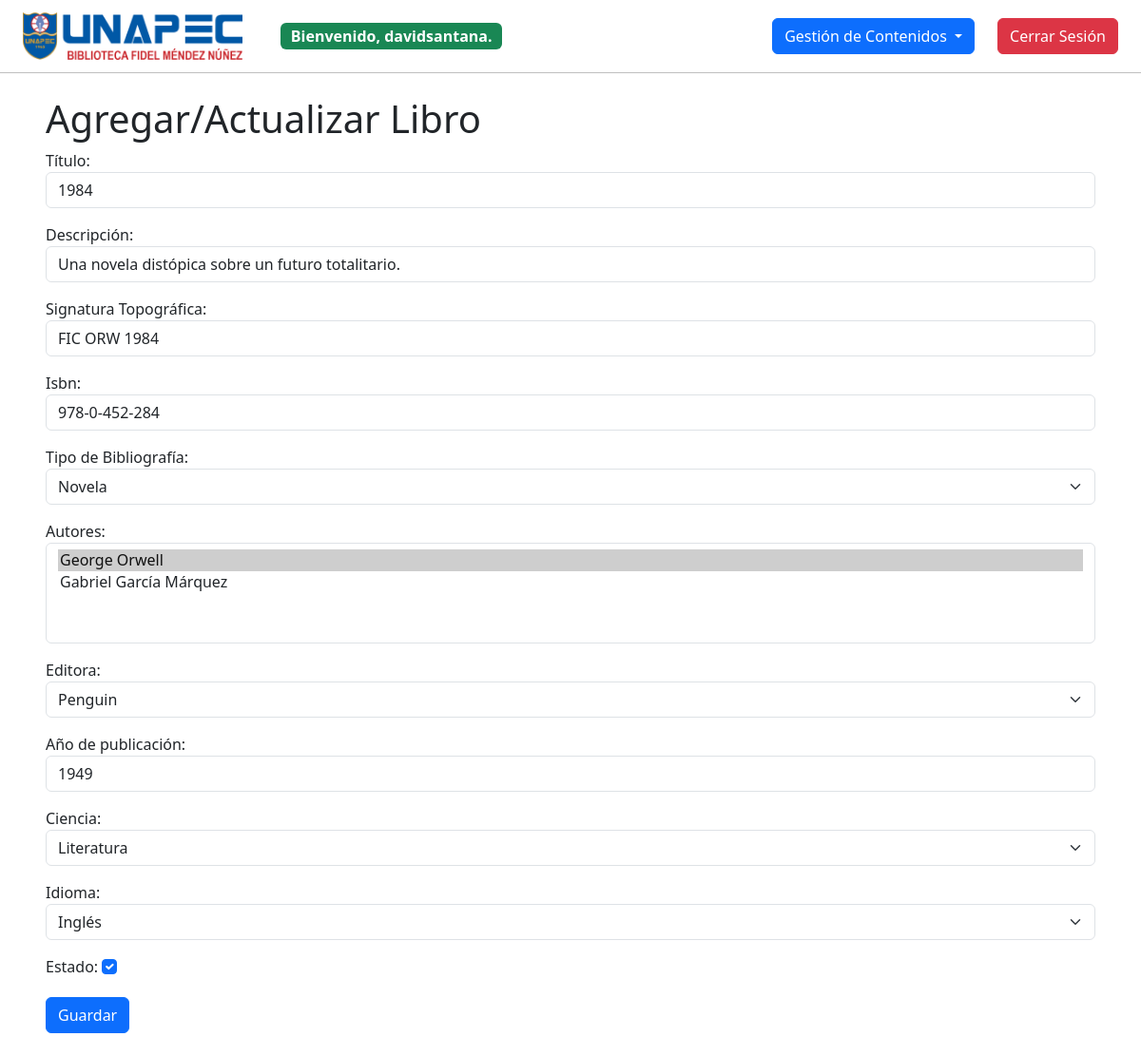
The app's page /libros/1/editar/ (signed in) with its own data.
### biblioteca/models.py (models this page shows, shortened)
class User(AbstractUser):
    TIPO_PERSONA_CHOICES = [
        ("F", "Física"),
        ("J", "Jurídica"),
    ]
    cedula = models.CharField(max_length=11, unique=True)
    no_carnet = models.CharField(max_length=10, unique=True)
    tipo_persona = models.CharField(
        max_length=1, choices=TIPO_PERSONA_CHOICES, blank=True, default=""
    )
    estado = models.BooleanField(default=True)
    groups = models.ManyToManyField(
        "auth.Group",
        related_name="biblioteca_user_groups",
        blank=True,
    )
    user_permissions = models.ManyToManyField(
        "auth.Permission",
        related_name="biblioteca_user_permissions",
        blank=True,
    )

class Libro(models.Model):
    titulo = models.CharField(max_length=255, default="")
    descripcion = models.CharField(max_length=255, blank=True, null=True)
    signatura_topografica = models.CharField(max_length=255)
    isbn = models.CharField(max_length=13, unique=True)
    tipo_bibliografia = models.ForeignKey(
        TipoBibliografia, on_delete=models.SET_NULL, null=True
    )
    autores = models.ManyToManyField(Autor)
    editora = models.ForeignKey(Editora, on_delete=models.SET_NULL, null=True)
    ano_publicacion = models.PositiveIntegerField()
    ciencia = models.ForeignKey(
        Ciencia, on_delete=models.SET_NULL, null=True, blank=True
    )
    idioma = models.ForeignKey(Idioma, on_delete=models.SET_NULL, null=True)
    estado = models.BooleanField(default=True)

class TipoBibliografia(models.Model):
    descripcion = models.CharField(max_length=255)
    estado = models.BooleanField(default=True)
    def __str__(self):
        return self.descripcion

class Editora(models.Model):
    descripcion = models.CharField(max_length=255)
    estado = models.BooleanField(default=True)
    def __str__(self):
        return self.descripcion

### biblioteca/views.py (the view)
# urls.py: path("libros/<int:pk>/editar/", views.libro_update, name="libro_update"),
@login_required
def libro_update(request, pk):
    libro = get_object_or_404(Libro, pk=pk)
    if request.method == "POST":
        form = NewLibroForm(request.POST, instance=libro)
        if form.is_valid():
            new_isbn = form.cleaned_data["isbn"]
            if Libro.objects.exclude(pk=pk).filter(isbn=new_isbn).exists():
                form.add_error("isbn", "El ISBN ya está en uso.")
            else:
                form.save()
                return redirect("libro_list")
    else:
        form = NewLibroForm(instance=libro)
    return render(request, "biblioteca/libros/libro_form.html", {"form": form})

### biblioteca/models.py (called while the page is built)
    def __str__(self):
        return self.nombre

    def __str__(self):
        return self.descripcion

    def __str__(self):
        return self.nombre

### biblioteca/templates/biblioteca/libros/libro_form.html (shortened to what this page needs)
{% extends 'biblioteca/layout.html' %}
{% block body %}
  <h1>Agregar/Actualizar Libro</h1>
  <form method="post">
    {{ form.as_p }}
    <button type="submit" class="btn btn-primary">Guardar</button>
  </form>
{% endblock %}

### biblioteca/templates/biblioteca/layout.html (shortened to what this page needs)
{% load static %}
<!doctype html>
<html lang="en">
  <head>
    <link
      href="https://cdn.jsdelivr.net/npm/bootstrap@5.3.3/dist/css/bootstrap.min.css"
      rel="stylesheet"
    />
    <link
      rel="stylesheet"
      href="https://cdn.jsdelivr.net/npm/bootstrap-icons@1.11.3/font/bootstrap-icons.min.css"
    />
    <link href="{% static 'biblioteca/styles.css' %}" rel="stylesheet" />
  </head>
  <body>
    <nav
      class="navbar navbar-expand-lg navbar-light bg-white border-bottom border-opacity-25 border-black border-bottom-1 sticky-top"
    >
      <div class="container-fluid px-4">
        <div class="d-flex gap-4">
          <a class="navbar-brand" href="{% url 'index' %}">
            <img
              src="{% static 'biblioteca/images/biblioteca.png' %}"
              alt=""
              height="50"
            />
          </a>
          <div class="d-none d-lg-flex align-items-center gap-3 me-auto">
            {% if user.is_authenticated %}
              <p class="badge text-bg-success mb-0 fs-6">
                Bienvenido, <strong>{{ user.username }}</strong>.
              </p>
            {% else %}
              <p class="badge text-bg-danger mb-0 fs-6">Sesión no iniciada.</p>
            {% endif %}
          </div>
        </div>
        <div class="d-flex gap-4">
          <div class="collapse navbar-collapse gap-4" id="navbarNav">
            {% if user.is_authenticated %}
              <ul class="navbar-nav me-auto mb-2 mb-lg-0">
                <li class="nav-item dropdown">
                  <a
                    class="btn btn-primary dropdown-toggle"
                    href="#"
                    role="button"
                    data-bs-toggle="dropdown"
                    aria-expanded="false"
                  >
                    Gestión de Contenidos
                  </a>
                </li>
              </ul>
            {% endif %}
            <ul class="navbar-nav ms-auto mb-2 mb-lg-0">
              {% if user.is_authenticated %}
                <li class="nav-item">
                  <a class="btn btn-danger fs-6" href="{% url 'logout' %}"
                    >Cerrar Sesión</a
                  >
                </li>
              {% endif %}
            </ul>
          </div>
        </div>
      </div>
    </nav>
    <main class="p-4 px-5">{% block body %}{% endblock %}</main>
  </body>
</html>

### records on screen
User: username "davidsantana"
Libro: titulo "1984", descripcion "Una novela distópica sobre un futuro totalitario.", signatura_topografica "FIC ORW 1984", isbn "978-0-452-284", tipo_bibliografia "Novela", editora "Penguin", ano_publicacion "1949", ciencia "Literatura", idioma "Inglés", estado "☑"
